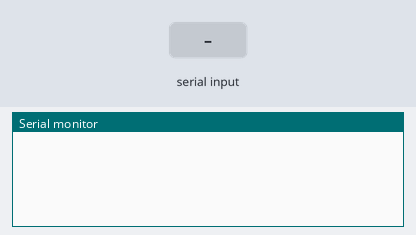
This sketch was run on a simulated Arduino Leonardo, built with avr-gcc and run on an emulated ATmega32U4. Parts: the last lines printed to the serial monitor. Inputs (shaded band) come from the test bench.

Above: at 1.2 s.
1.3 s: "90,45\n" received over Serial
At 2.4 s:
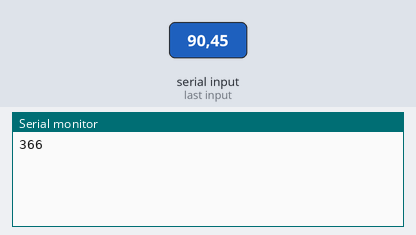
4.3 s: "30,150\n" received over Serial
At 5.8 s:
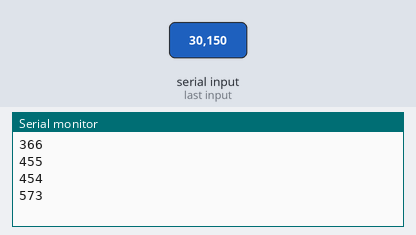
Timing chart, 0 to 7.3 s (numbered marks = the images above; inputs shaded):
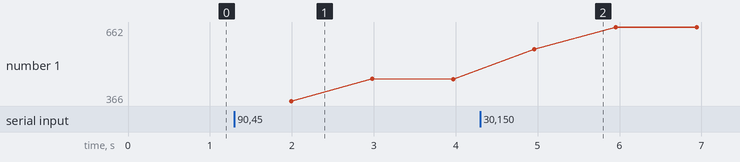

The sketch:

freertos_test.ino
```cpp
#include <Arduino_FreeRTOS.h>

// define tasks
void ReadAddition( void *pvParameters );
void AutoDecrease( void *pvParameters );

// the setup function runs once when you press reset or power the board
void setup() {

  // initialize serial communication at 9600 bits per second:
  Serial.begin(9600);

  while (!Serial) {
    ; // wait for serial port to connect. Needed for native USB, on LEONARDO, MICRO, YUN, and other 32u4 based boards.
  }

  xTaskCreate(
    ReadAddition
    ,  "ReadAddition"   // A name just for humans
    ,  256  // This stack size can be checked & adjusted by reading the Stack Highwater
    ,  NULL
    ,  2  // Priority, with 3 (configMAX_PRIORITIES - 1) being the highest, and 0 being the lowest.
    ,  NULL );

  xTaskCreate(
    AutoDecrease
    ,  "AutoDecrease"
    ,  128  // Stack size
    ,  NULL
    ,  1  // Priority
    ,  NULL );

  // Now the task scheduler, which takes over control of scheduling individual tasks, is automatically started.
}

void loop()
{
  // Empty. Things are done in Tasks.
}

/*--------------------------------------------------*/
/*---------------------- Tasks ---------------------*/
/*--------------------------------------------------*/

const byte numChars = 32;
char receivedChars[numChars];   // an array to store the received data

int dataNumber = 0;
int lukema = 0;

void ReadAddition(void *pvParameters)
{
  (void) pvParameters;
  // read a number from serial port as char and add to a variable as int

  for (;;)
  {
    static byte ndx = 0;
    char endMarker = '\n';
    char rc;

    if (Serial.available() > 0) {
        rc = Serial.read();

        if (rc != endMarker) {
            receivedChars[ndx] = rc;
            ndx++;
            if (ndx >= numChars) {
                ndx = numChars - 1;
            }
        }
        else {
            receivedChars[ndx] = '\0'; // terminate the string
            ndx = 0;
        }
      dataNumber = 0;
      dataNumber = atoi(receivedChars);
      lukema += dataNumber;
    }
    vTaskDelay(10);
  }
}

void AutoDecrease(void *pvParameters)
{
  (void) pvParameters;
 // decrease the value every second, print value to serial monitor if greater than 0.
  for (;;)
  {
    lukema--;
    if(lukema > 0) Serial.println(lukema);
    vTaskDelay( 1000 / portTICK_PERIOD_MS ); // wait for one second
  }
}
```

Measured:
- after the input at 1.3 s, the serial monitor: prints a new line after 0.69 s (image 1)
- after the input at 4.3 s, the serial monitor: prints a new line after 0.66 s (image 2)
- plotted number 1: 454 → 657 after the input at 4.3 s
